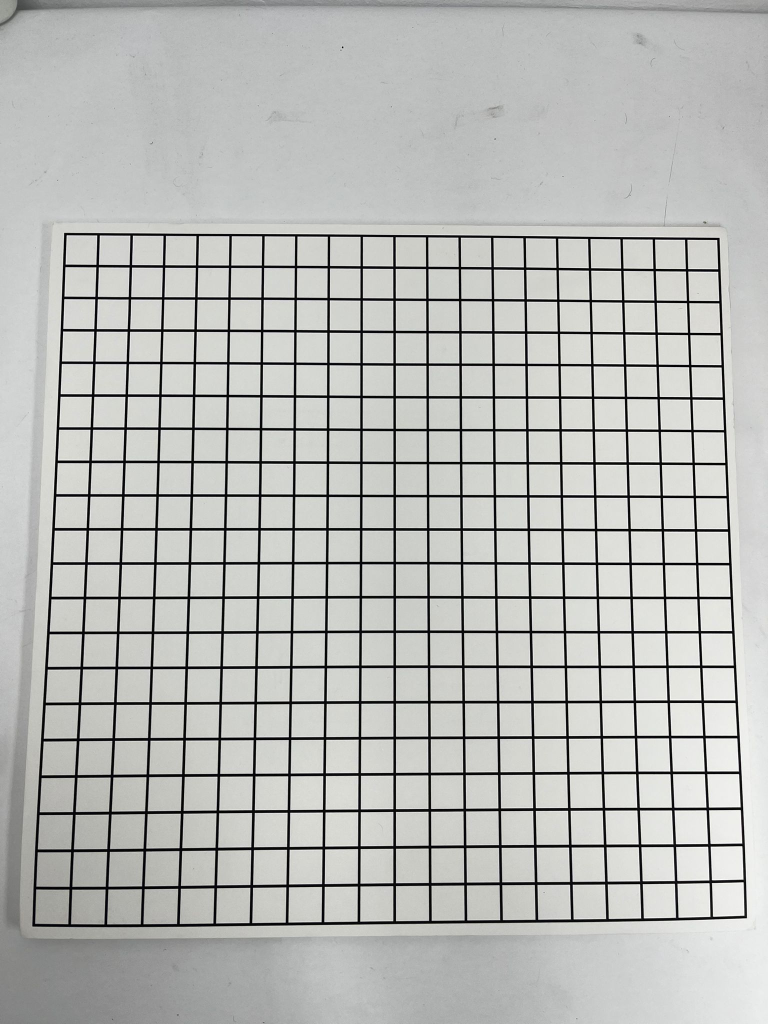
#> input picture IMAGE PROCESSING LAB/ip_lab_4/images/tetris_blank.jpeg, 1536 x 2048 px (shown at 1/2 size)
$ jupyter execute --allow-errors ip_lab_4.ipynb   (shell and % lines are left out)
#> lines starting #> are read from the running program, lines starting #| are printed output that depends on the picture
[cell 1]
"""
Image Processing Laboratory (045108) - Meeting 3/4
Signal and Image Processing Lab (SIPL) & Vision and Image Sciences Lab (VISL)
The Andrew and Enra Viterbi Faculty of Electrical and Computer Engineering
Technion - Israel Institute of Technology
"""

from collections import namedtuple, Counter
import numpy as np
from scipy import fft
from scipy.io import loadmat
from skimage import color, exposure, feature, filters, measure, morphology, io, transform, util
from skimage.color import rgb2hsv, hsv2rgb
import matplotlib.pyplot as plt
#> (the rest of this cell did not finish here and is left out)

[cell 2]
def visual_prep(filename):
    """
    Prepares an image for the lab by reading, converting to grayscale (if necessary),
    normalizing, and resizing.

    Args:
        filename (str): Path to the image file.

    Returns:
        numpy.ndarray: The prepared image array.
    """
#> called with filename = 'images/tetris_blank.jpeg'

    image = io.imread(filename)
#> image is the input picture: shape (2048, 1536, 3); mean R, G, B 183.9, 185.1, 182.2
    if len(image.shape) == 3:
       image = color.rgb2gray(image)
#> image: shape (2048, 1536) float64

    TARGET_WIDTH = 1600
    # Resize the image to TARGET_WIDTH columns keeping the original aspect ratio
    height, width = image.shape
#> height = 2048; width = 1536
    resize_factor = width / TARGET_WIDTH
#> resize_factor = 0.96

    new_height = int(height/resize_factor)
#> new_height = 2133
    new_width = TARGET_WIDTH
    image = transform.resize(image, (new_height, new_width), anti_aliasing=True)
#> image: shape (2133, 1600) float64
    image = util.img_as_ubyte(image)
#> call 2 of visual_prep, with filename = 'images/tetris_1.jpeg'
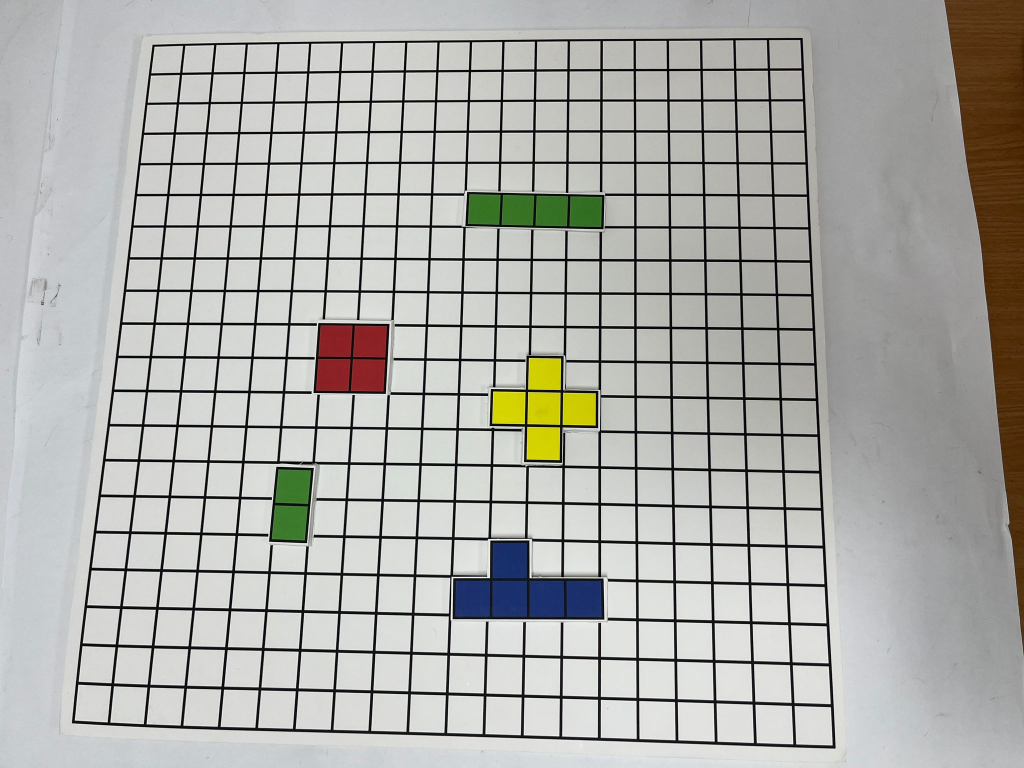
#> input picture IMAGE PROCESSING LAB/ip_lab_4/images/tetris_1.jpeg, 2048 x 1536 px (shown at 1/2 size)
#> in visual_prep, image is the input picture: shape (1536, 2048, 3); mean R, G, B 173.9, 173.9, 169.9
#> call 3 of visual_prep, with filename = 'images/tetris_2.jpeg'
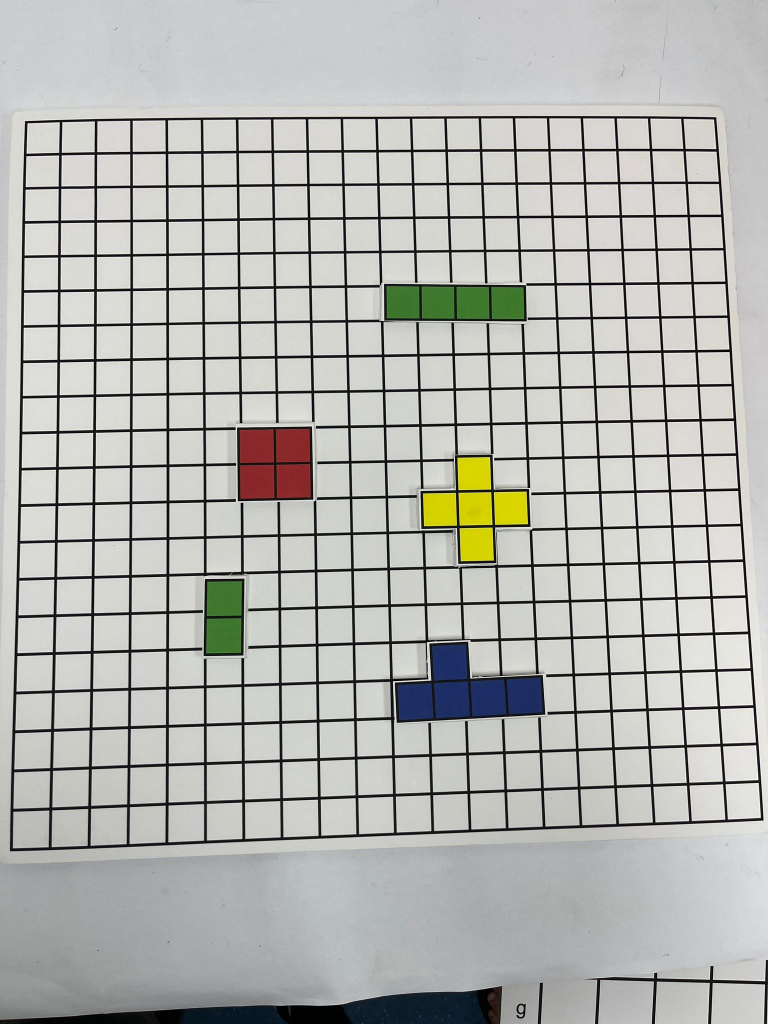
#> input picture IMAGE PROCESSING LAB/ip_lab_4/images/tetris_2.jpeg, 1536 x 2048 px (shown at 1/2 size)
#> in visual_prep, image is the input picture: shape (2048, 1536, 3); mean R, G, B 180.7, 181.4, 177.5
#> in visual_prep (call 3), `image = transform.resize(image, (new_height, new_width), anti_aliasing..`:
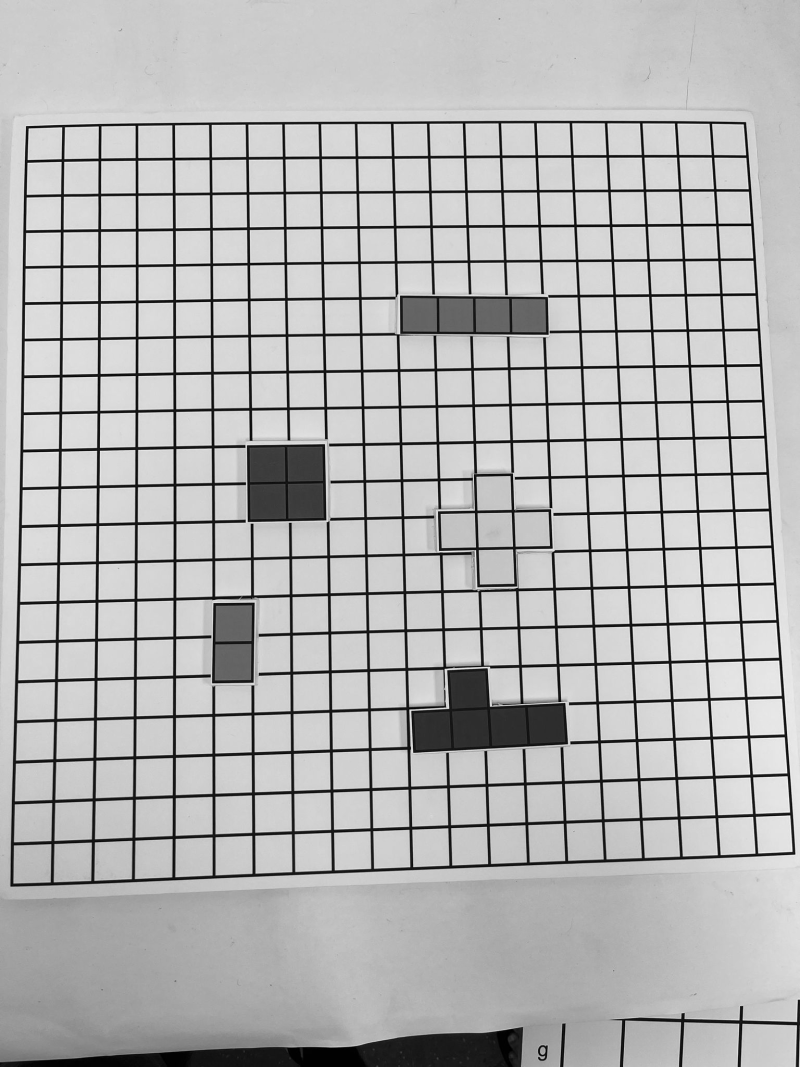
#> image: shape (2133, 1600) float64 (shown at 1/2 size); min 0, max 0.997, mean 0.71

    return image


# [51 lines left out: functions thermal_prep, thermal_prep_uint8, not called in this run]

[cell 3]
# Laplacian of Gaussian edge detector

def LoG_edge_detection(image, sigma=1.0, threshold=0.1):
    """
    Detects edges in an image using Laplacian of Gaussian detector.

    Args:
        image (np.ndarray): The input image, assumed to be grayscale.
        sigma (float, optional): The standard deviation of the Gaussian filter. Default is 1.0.
        threshold (float, optional): The threshold for edge detection. Default is 0.1.

    Returns:
        np.ndarray: Image with edges.
    """
#> called with sigma = 1, threshold = 0.25

    blurred = filters.gaussian(image, sigma=sigma, mode='constant', cval=0.0)
    LoG = filters.laplace(blurred)
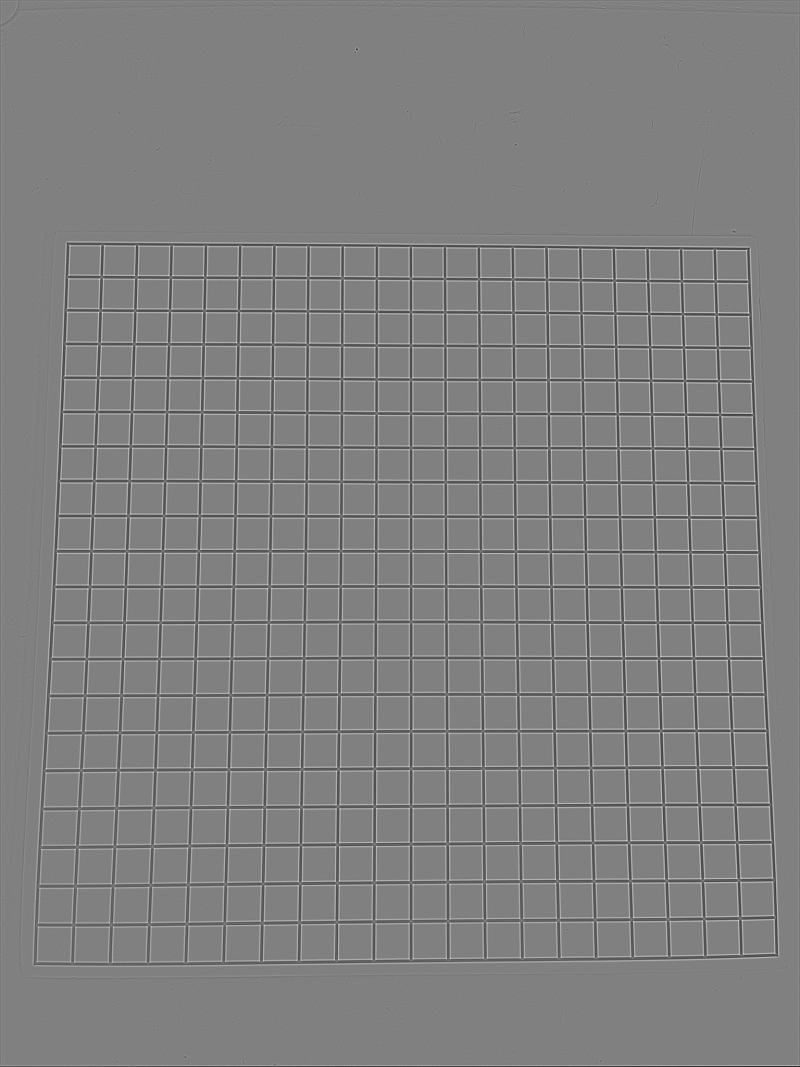
#> LoG: shape (2133, 1600) float64 (shown at 1/2 size); min -0.336, max 0.332, mean 2.11e-20; drawn with min black and max white
    th = 10 * np.abs(LoG).mean() * threshold        # Calculate threshold
#> th = 0.0506

    output = np.zeros(LoG.shape)
    width = output.shape[1]
#> width = 1600
    height = output.shape[0]
#> height = 2133

    for y in range(1, height - 1):
        for x in range(1, width - 1):
            patch = LoG[y-1:y+2, x-1:x+2]           # Get 3x3 patch
            if patch[1,1]<0:                        # Check all cases of [-] in the middle
                if (patch.max()>0) and (patch.max()-patch[1,1]>th):
                    output[y, x] = 1;
            elif patch[1,1]==0:
                if (np.sign(patch[0,1])*np.sign(patch[2,1])<0) and (np.abs(patch[2,1]-patch[0,1])>th): # Check [- 0 +]', [+ 0 -]'
                    output[y, x] = 1;
                if (np.sign(patch[1,0])*np.sign(patch[1,2])<0) and (np.abs(patch[1,2]-patch[1,0])>th): # Check [- 0 +], [+ 0 -]
                    output[y, x] = 1;
                if (np.sign(patch[0,0])*np.sign(patch[2,2])<0) and (np.abs(patch[2,2]-patch[0,0])>th): # Check main diagonal
                    output[y, x] = 1;
                if (np.sign(patch[2,0])*np.sign(patch[0,2])<0) and (np.abs(patch[0,2]-patch[2,0])>th): # Check inverse diagonal
                    output[y, x] = 1;
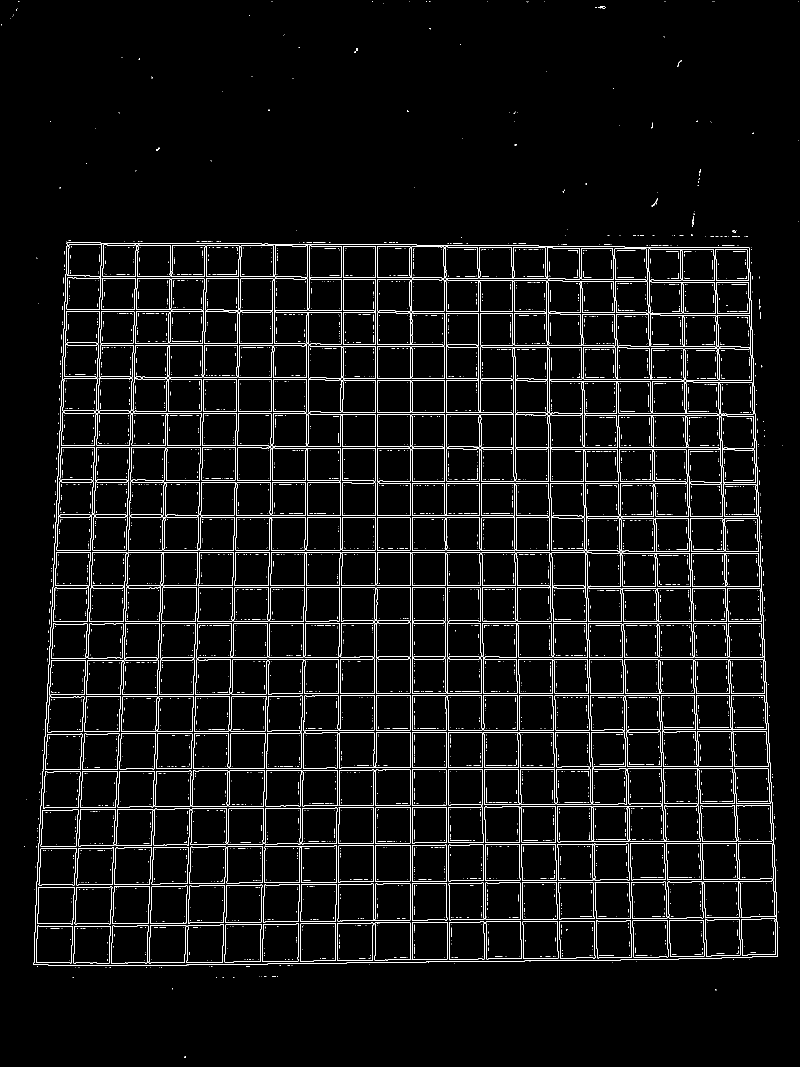
#> output: shape (2133, 1600) float64 (shown at 1/2 size); values 0 (black) and 1 (white), 3.9% white in thin lines or dots

    return output
